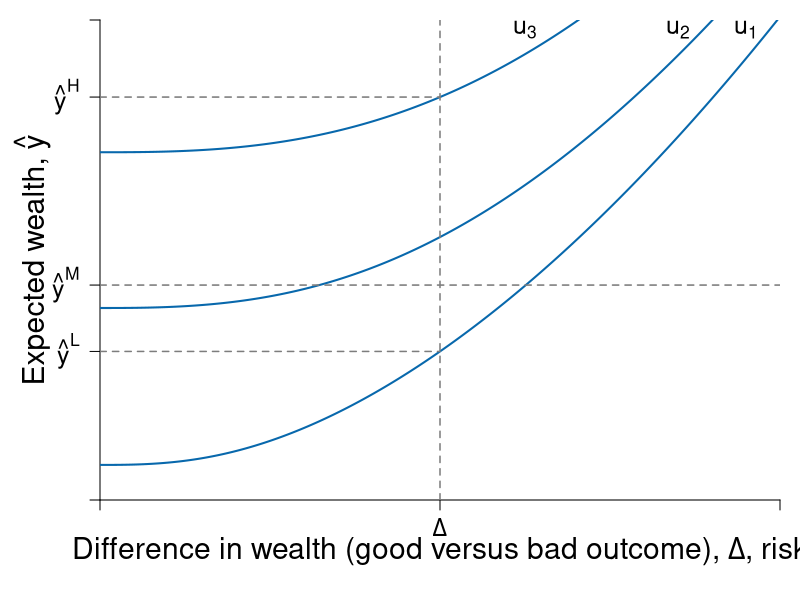

Reproduce this figure in R.
#' Graph Designer: Scott Cohn
#' Authors: Bowles and Halliday
#' Title: Coordination, Conflict and Competition: A Text in Microeconomics

# TODO Add points and labels 
# TODO Add tangets at points

library("shape")

pdf(file = "risk/risk_averse_dara_c.pdf", width = 9, height = 7)

# Set parameters for graphics
axislabelsize <- 1.8
labelsize <- 1.5
namesize <- 1.8
annotatesize <- 1.5
graphlinewidth <- 2
segmentlinewidth <- 1.5

COL <- c("#7fc97f", "#beaed4", "#fdc086", "#ffff99", "#386cb0", "#f0027f", "#bf5b17", "#666666")
COLA <- c("#e0f3db", "#99d8c9","#66c2a4","#41ae76", "#238b45", "#005824")
COLB <- c("#c6dbef", "#4eb3d3", "#2b8cbe", "#0868ac","#084081")
COLC <- c("#fcfbfd", "#efedf5", "#dadaeb", "#bcbddc", "#9e9ac8", "#807dba", "#6a51a3", "#54278f", "#3f007d")
grays <- gray.colors(25, start = 1, end = 0, alpha = 1)

a <- c(2, 4, 6)
par(mar =  c(5, 5, 1, 1))
xlims <- c(0, 10)
ylims <- c(0, 40)


u <- function(y, delta, a = 3.5, b = 0.1, c = 2){
  y^a - b * delta^c
}

indiff <- function(u, delta, a = 1.5, b = 0.5, c = 4){
  (u + b * delta^c )^(1/a)
}

slopeA <- function(g, slope1 = 0.25, slope2 = 0.08){
  slope1 + 2*slope2*g
}

indiffA2 <- function(g, intercept = 7.8, slope1 = 0.25, slope2 = 0.055){
  intercept  + slope1*g + slope2*g^2
}

slopeA2 <- function(g, slope1 = 0.25, slope2 = 0.055){
  slope1 + 2*slope2*g
}


slopeA3 <- function(g, slope1 = 0.25, slope2 = 0.01){
  slope1 + 2*slope2*g
}

tangentline <- function(b, m, x){
  m*x + b
}

#Plot command 
plot(0, 0, xlim = xlims, ylim = ylims, 
     type = "n",
     xlab = expression(paste("")),
     ylab = expression(paste("")), 
     axes = FALSE,
     cex.lab = axislabelsize, 
     bty = "n", 
     xaxs = "i", 
     yaxs = "i"
)

y1 <- indiff(5, 0.5*xlims[2], c = 2.7)
y2 <- indiff(64, 0.5*xlims[2], c = 2.7) - 4
y3 <- indiff(156, 0.5*xlims[2], c = 2.7)

ticksx <- c(0, 0.5*xlims[2], xlims[2])
xlabels <- c(NA, expression(paste(Delta)), NA)
ticksy <- c(0, y1, y2, y3, ylims[2])
ylabels <- c(NA, expression(paste(hat(y)^{L})), expression(paste(hat(y)^{M})), expression(paste(hat(y)^{H})), NA)

axis(1, at = ticksx, pos = 0, labels = xlabels, cex.axis = labelsize)
axis(2, at = ticksy, pos = 0, labels = ylabels, las = 1, cex.axis = labelsize)

#Axis labels and draw linear utility function
mtext(expression(paste("Difference in wealth (good versus bad outcome), ", Delta, ", risk")), side = 1, line = 2.5, cex = axislabelsize)
text(-1, 0.5*ylims[2], expression(paste("Expected wealth, ", hat(y))), xpd = TRUE, cex = axislabelsize, srt = 90) 

npts <- 500 
xx1 <- seq(xlims[1], xlims[2], length.out = npts)
xx2 <- seq(2, 10, length.out = npts)



for (u in c(5, 64, 156) ) {
  lines(xx1, indiff(u, xx1, c = 2.7), col = COLB[4], lwd = graphlinewidth, lty = 1)  
}

# vertical delta segment
segments(0.5*xlims[2], 0, 0.5*xlims[2], ylims[2], col = grays[20], lwd = segmentlinewidth, lty = 2)

# horizontal segments
segments(0, y1, 0.5*xlims[2], y1, col = grays[20], lwd = segmentlinewidth, lty = 2)
segments(0, y2, indiff(5, 0.75*xlims[2], c = 2.7), y2, col = grays[20], lwd = segmentlinewidth, lty = 2)
segments(0, y3, 0.5*xlims[2], y3, col = grays[20], lwd = segmentlinewidth, lty = 2)

# label indiff
text(0.95*xlims[2], 0.98*ylims[2], expression(paste(u[1])), cex = labelsize)
text(0.85*xlims[2], 0.98*ylims[2], expression(paste(u[2])), cex = labelsize)
text(0.625*xlims[2], 0.98*ylims[2], expression(paste(u[3])), cex = labelsize)

dev.off() 
